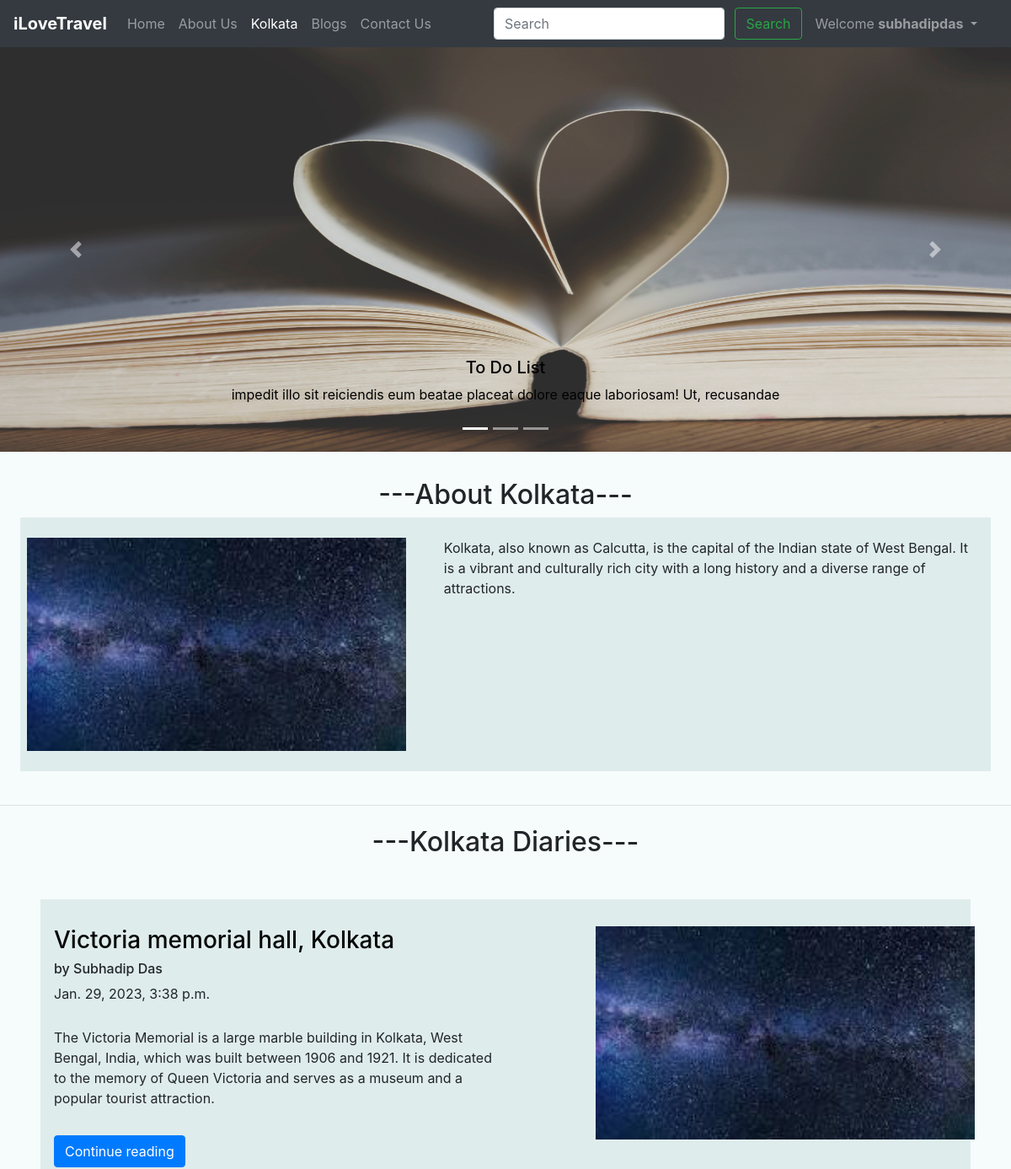
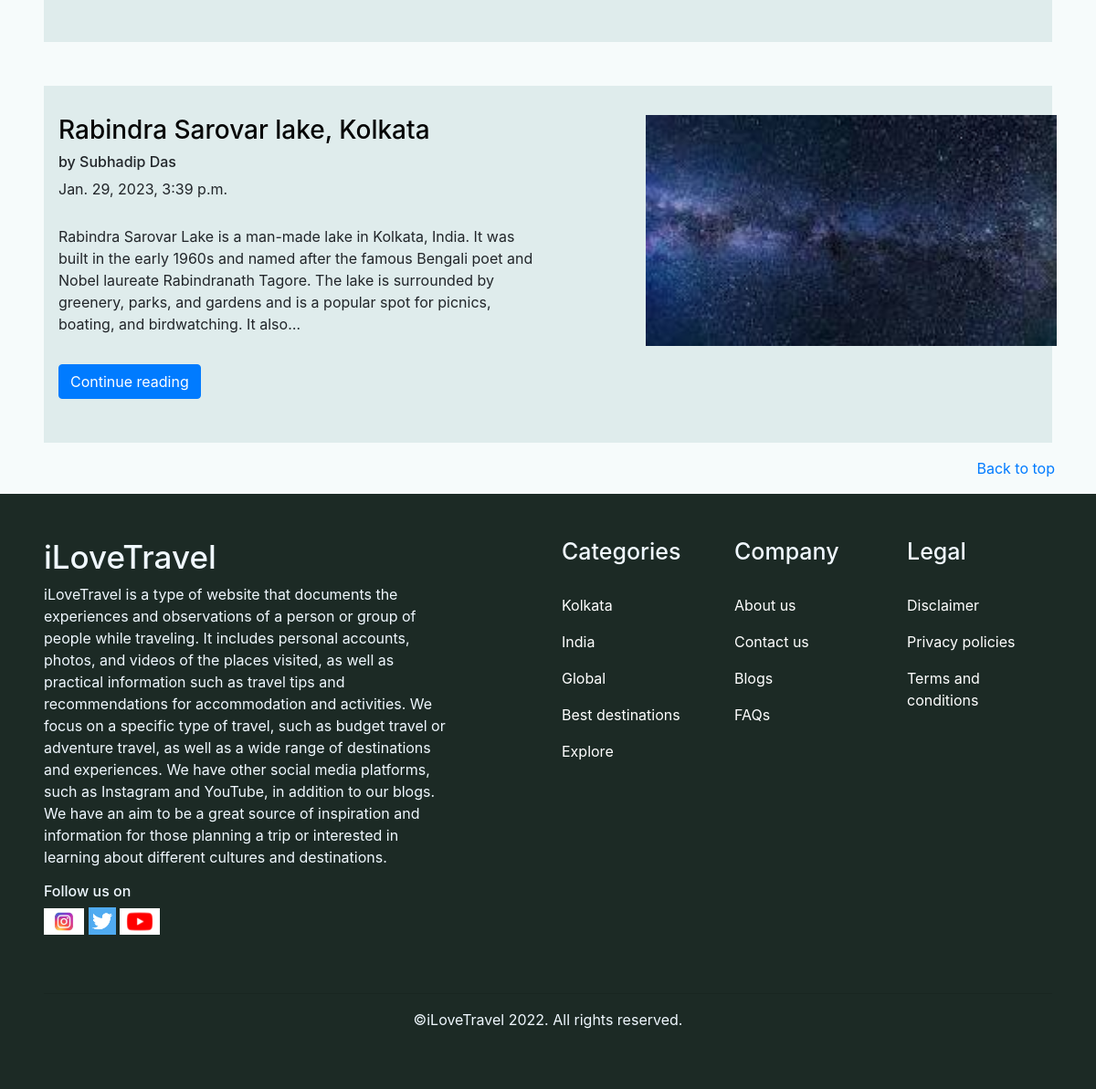
Page /kolkata/ (signed in) on the committed database (2 pictures, top to bottom).
### kolkata/models.py (models this page shows, shortened)
class KolkataPost(models.Model):
    sno = models.AutoField(primary_key=True)
    title= models.CharField(max_length=122)
    content=models.TextField()
    author= models.CharField(max_length=122)
    views= models.IntegerField(default= 0)
    slug=models.CharField(max_length=130)
    timestamp = models.DateTimeField(default=now)

### kolkata/views.py (the view)
# urls.py: path("kolkata/", include('kolkata.urls')),
def kolkata(request):
    allposts= KolkataPost.objects.all()
    context= {'allposts':allposts}
    return render(request, 'kolkata/kolkata.html',context)

### templates/kolkata/kolkata.html (shortened to what this page needs)
{% extends 'base.html' %}
{% block kolkataactive %}active{% endblock kolkataactive %}
{% block body %}
<div id="carouselExampleCaptions" class="carousel slide mx-0 my-0" data-ride="carousel">
    <ol class="carousel-indicators">
        <li data-target="#carouselExampleCaptions" data-slide-to="0" class="active"></li>
        <li data-target="#carouselExampleCaptions" data-slide-to="1"></li>
        <li data-target="#carouselExampleCaptions" data-slide-to="2"></li>
    </ol>
    <div class="carousel-inner">
        <div class="carousel-item active">
            <img src="../static/img/knowledge.jpg" style="height: 60vh;" class="d-block w-100" alt="...">
            <div class="carousel-caption d-none d-md-block" style="color: black;">
                <h5>To Do List</h5>
                <p>
                    impedit illo sit reiciendis eum beatae placeat dolore eaque laboriosam! Ut, recusandae
                </p>
            </div>
        </div>
    </div>
    <button class="carousel-control-prev" type="button" data-target="#carouselExampleCaptions"
        data-slide="prev">
        <span class="carousel-control-prev-icon" aria-hidden="true"></span>
    </button>
    <button class="carousel-control-next" type="button" data-target="#carouselExampleCaptions"
        data-slide="next">
        <span class="carousel-control-next-icon" aria-hidden="true"></span>
    </button>
</div>
<br>
<div class="container text-center my-2">
    <h2>---About Kolkata---</h2>
</div>
<div class="mt-2 px-2 py-2 mx-4" style="background-color:rgb(223, 236, 236);">
    <div class="row">
        <div class="glow col-lg-5">
            <img src="../static/img/test.jpeg" alt="" style="width: 450px" class="my-3">
        </div>
        <div class="col-lg-7 my-3 px-4">
            <p>Kolkata, also known as Calcutta, is the capital of the Indian state of West Bengal. It
                is a vibrant and culturally rich city with a long history and a diverse range of attractions.</p>
        </div>
    </div>
</div>
<br>
<hr>
<div class="container text-center my-4">
    <h2>---Kolkata Diaries---</h2>
</div>
{% for post in allposts %}
<div class="mt-5 px-3 py-3 mx-5" style="background-color:rgb(223, 236, 236);">
  <div class="row">
      <div class="col-lg-6 my-3">
          <h3><a href="/kolkata/{{post.slug}}" style="color: rgb(6, 6, 6); text-decoration: none;">{{post.title}}</a>
          </h3>
          <h6>by {{post.author}}</h6>
          <p class="my-1">{{post.timestamp}}</p>
          <br>
          <p class="card-text mb-auto">
              <div class="preview">{{post.content|safe|truncatechars:300}}</div>
          </p>
          <a href="/kolkata/{{post.slug}}" style="color: rgb(255, 254, 254); text-decoration: none;"><button
                  type="button" class="btn btn-primary my-3">Continue reading</button></a>
      </div>
      <div class="col-lg-1">
      </div>
      <div class="glow col-lg-5">
          <img src="../static/img/test.jpeg" alt="" style="width: 450px" class="my-3">
      </div>
  </div>
</div>
{% endfor %}
<div class="container my-3" style="text-align:end">
    <a href="/kolkata">Back to top</a>
</div>
{% endblock body %}

### templates/base.html (shortened to what this page needs)
<!doctype html>
<html lang="en">
<head>
  <link rel="stylesheet" href="https://cdn.jsdelivr.net/npm/bootstrap@4.6.2/dist/css/bootstrap.min.css"
>
  <link rel="stylesheet" href="../static/index.css" />
</head>
<body>
  <nav class="navbar navbar-expand-lg navbar-dark bg-dark sticky-top">
    <a class="navbar-brand" href="#"><b>iLoveTravel</b></a>
    <div class="collapse navbar-collapse" id="navbarSupportedContent">
      <ul class="navbar-nav mr-auto">
        <li class="nav-item {% block homeactive %}{% endblock homeactive %}">
          <a class="nav-link" href="/">Home <span class="sr-only">(current)</span></a>
        </li>
        <li class="nav-item {% block aboutactive %}{% endblock aboutactive %}">
          <a class="nav-link" href="/about">About Us</a>
        </li>
        <li class="nav-item {% block kolkataactive %}{% endblock kolkataactive %}">
          <a class="nav-link" href="/kolkata">Kolkata</a>
        </li>
        <li class="nav-item {% block blogactive %}{% endblock blogactive %}">
          <a class="nav-link" href="/blog">Blogs</a>
        </li>
        <li class="nav-item {% block contactactive %}{% endblock contactactive %}">
          <a class="nav-link" href="/contact">Contact Us</a>
        </li>
      </ul>
      <div class="ml-auto form-inline">
        <form class="my-2 my-lg-0" method="get" action="/search">
          <input class="form-control mr-sm-2" type="search" placeholder="Search" aria-label="Search" name="query"
            id="query">
          <button class="btn btn-outline-success my-2 my-sm-0 mr-sm-2" type="submit">Search</button>
        </form>
        {% if user.is_authenticated %}
        <ul class="navbar-nav ml-auto mr-3">
          <div class="nav-item dropdown">
            <a class="nav-link dropdown-toggle" role="button" data-toggle="dropdown" aria-expanded="false" href="#">
              Welcome <b>{{request.user.username}}</b>
            </a>
          </div>
        </ul>
        {% endif %}
      </div>
    </div>
  </nav>
  {% block body %}{% endblock body %}
  <footer style="background-color:rgb(28, 42, 37);">
    <div class="mx-5 py-5" style=" color:aliceblue;">
      <div class="row">
        <div class="col-lg-5">
          <h5 style="font-size: 35px;">iLoveTravel</h5>
          <p>iLoveTravel is a type of website that documents the experiences and observations of a person or group
            of people while traveling. It includes personal accounts, photos, and videos of the places visited,
            as well as practical information such as travel tips and recommendations for accommodation and
            activities.
            We focus on a specific type of travel, such as budget travel or adventure travel, as well as a wide
            range of destinations and experiences. We have other social media platforms, such as Instagram and
            YouTube, in addition to our blogs.
            We have an aim to be a great source of inspiration and information for those planning a trip or
            interested in learning about different cultures and destinations.</p>
          <h6>Follow us on</h6>
          <a href="#"><img src="../static/img/instagrampic.jpg" alt="" style="width:44px"></a>
          <a href="#"><img src="../static/img/twitterpic.png" alt="" style="width:30px"></a>
          <a href="#"><img src="../static/img/youtubepic.png" alt="" style="width:44px"></a>
        </div>
        <div class="col-lg-1">
        </div>
        <div class="glow col-lg-6">
          <div class="row">
            <div class="glow col-lg-4">
              <h6 style="font-size: 25px;">Categories</h6>
              <br>
              <p><a href="/kolkata" style="color: white;">Kolkata</a></p>
              <p><a href="#" style="color: white;">India</a></p>
              <p><a href="#" style="color: white;">Global</a></p>
              <p><a href="#" style="color: white;">Best destinations</a></p>
              <p><a href="#" style="color: white;">Explore</a></p>
            </div>
            <div class="glow col-lg-4">
              <h6 style="font-size: 25px;">Company</h6>
              <br>
              <p><a href="/about" style="color: white;">About us</a></p>
              <p><a href="/contact" style="color: white;">Contact us</a></p>
              <p><a href="/blog" style="color: white;">Blogs</a></p>
              <p><a href="#" style="color: white;">FAQs</a></p>
            </div>
            <div class="glow col-lg-4">
              <h6 style="font-size: 25px;">Legal</h6>
              <br>
              <p><a href="#" style="color: white;">Disclaimer</a></p>
              <p><a href="#" style="color: white;">Privacy policies</a></p>
              <p><a href="#" style="color: white;">Terms and conditions</a></p>
            </div>
          </div>
        </div>
      </div>
      <br><br>
      <hr>
      <p style="text-align: center;">&copy;iLoveTravel 2022. All rights reserved.</p>
  </footer>
</body>
</html>

### static/index.css (style rules this page uses)
* { margin: 0px; padding: 0px; }
body { background-color: rgb(246, 251, 251); }
footer a { cursor: pointer; text-decoration: none; }

### rows in the picture
KolkataPost: title "Victoria memorial hall, Kolkata", author "Subhadip Das", timestamp "Jan. 29, 2023, 3:38 p.m.", content "The Victoria Memorial is a large marble building in Kolkata, West Bengal, India, which was built between 1906 and 1921. It is dedicated to the memory of Queen Victoria and serves as a museum and a popular tourist attraction."
KolkataPost: title "Rabindra Sarovar lake, Kolkata", author "Subhadip Das", timestamp "Jan. 29, 2023, 3:39 p.m.", content "Rabindra Sarovar Lake is a man-made lake in Kolkata, India. It was built in the early 1960s and named after the famous Bengali poet and Nobel laureate Rabindranath Tagore. The lake is surrounded by greenery, parks, and gardens and is a popular spot for picnics, boating, and birdwatching. It also…"

### other values in the picture
{{ request.user.username }} "subhadipdas"
